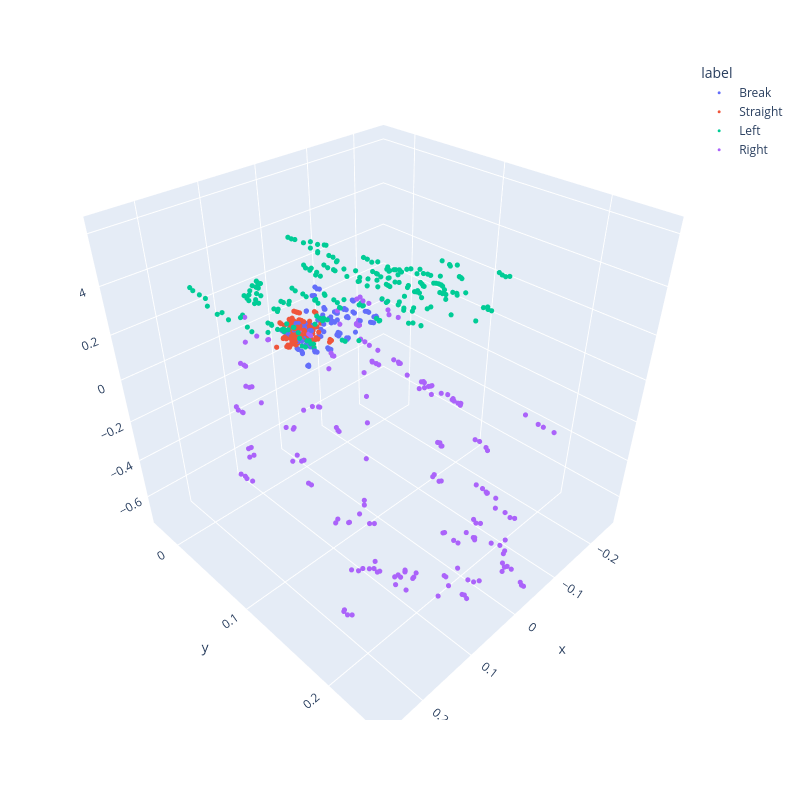

Source (notebook cell):
### Code cell
#same as above, but use plotly or plotly express ot allow for an interactive 3d plot
import plotly.express as px

df_plot = pd.DataFrame()

df_plot['x'] = X_train['xg_mean']
df_plot['y'] = X_train['yg_mean']
df_plot['z'] = X_train['zg_mean']
df_plot['label'] = y_train


fig = px.scatter_3d(df_plot, x='x', y='y', z='z',
              color='label',)
fig.update_traces(marker_size = 3)
fig.update_layout(autosize=False, width=800, height=800)
fig.show()

### Figure 1 — Plotly figure (JSON) as saved in the notebook; plotly's stock layout.template omitted (floating-point values rounded to 4 significant figures; data arrays with more than 128 entries replaced by an {"elided": "..."} marker saying what was removed)
{"data": [{"hovertemplate": "label=Break<br>x=%{x}<br>y=%{y}<br>z=%{z}<extra></extra>", "legendgroup": "Break", "marker": {"color": "#636efa", "size": 3, "symbol": "circle"}, "mode": "markers", "name": "Break", "scene": "scene", "showlegend": true, "type": "scatter3d", "x": {"elided": "189 float values"}, "y": {"elided": "189 float values"}, "z": {"elided": "189 float values"}}, {"hovertemplate": "label=Straight<br>x=%{x}<br>y=%{y}<br>z=%{z}<extra></extra>", "legendgroup": "Straight", "marker": {"color": "#EF553B", "size": 3, "symbol": "circle"}, "mode": "markers", "name": "Straight", "scene": "scene", "showlegend": true, "type": "scatter3d", "x": {"elided": "160 float values"}, "y": {"elided": "160 float values"}, "z": {"elided": "160 float values"}}, {"hovertemplate": "label=Left<br>x=%{x}<br>y=%{y}<br>z=%{z}<extra></extra>", "legendgroup": "Left", "marker": {"color": "#00cc96", "size": 3, "symbol": "circle"}, "mode": "markers", "name": "Left", "scene": "scene", "showlegend": true, "type": "scatter3d", "x": {"elided": "240 float values"}, "y": {"elided": "240 float values"}, "z": {"elided": "240 float values"}}, {"hovertemplate": "label=Right<br>x=%{x}<br>y=%{y}<br>z=%{z}<extra></extra>", "legendgroup": "Right", "marker": {"color": "#ab63fa", "size": 3, "symbol": "circle"}, "mode": "markers", "name": "Right", "scene": "scene", "showlegend": true, "type": "scatter3d", "x": {"elided": "189 float values"}, "y": {"elided": "189 float values"}, "z": {"elided": "189 float values"}}], "layout": {"autosize": false, "height": 800, "legend": {"title": {"text": "label"}, "tracegroupgap": 0}, "margin": {"t": 60}, "scene": {"domain": {"x": [0, 1], "y": [0, 1]}, "xaxis": {"title": {"text": "x"}}, "yaxis": {"title": {"text": "y"}}, "zaxis": {"title": {"text": "z"}}}, "width": 800}}
